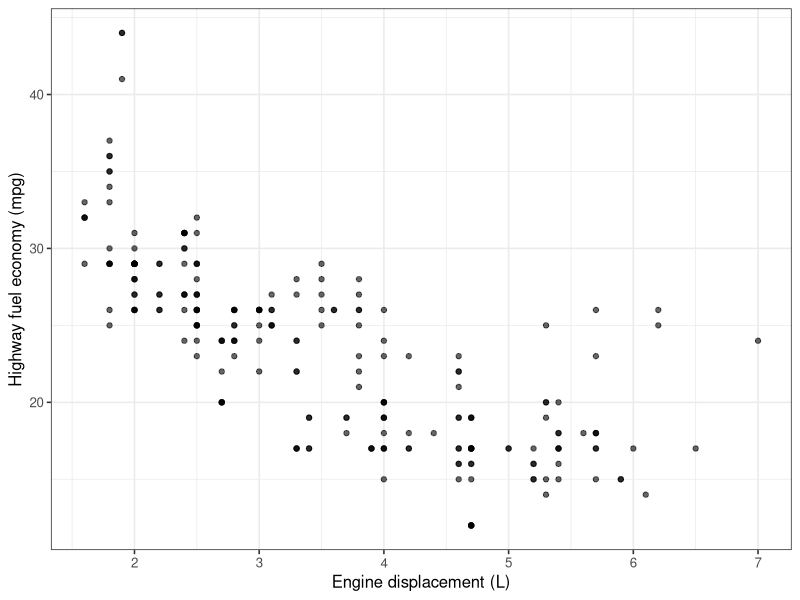
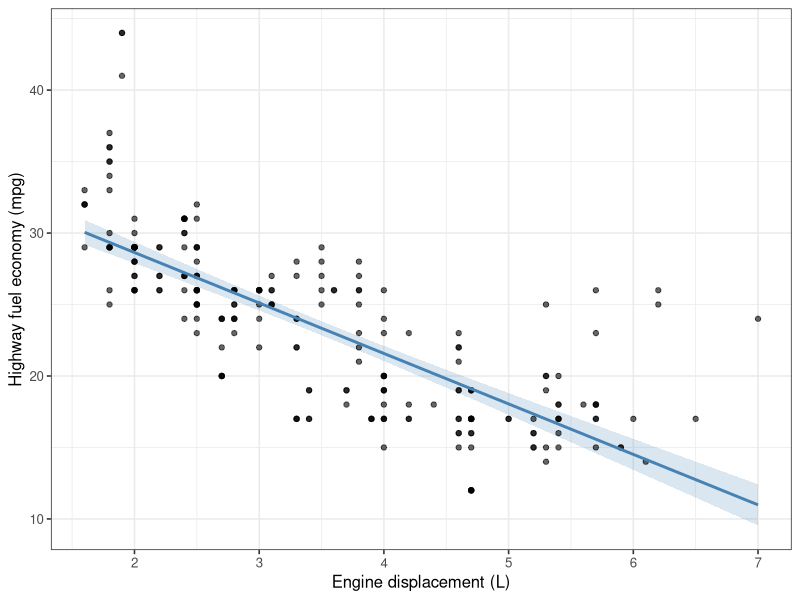
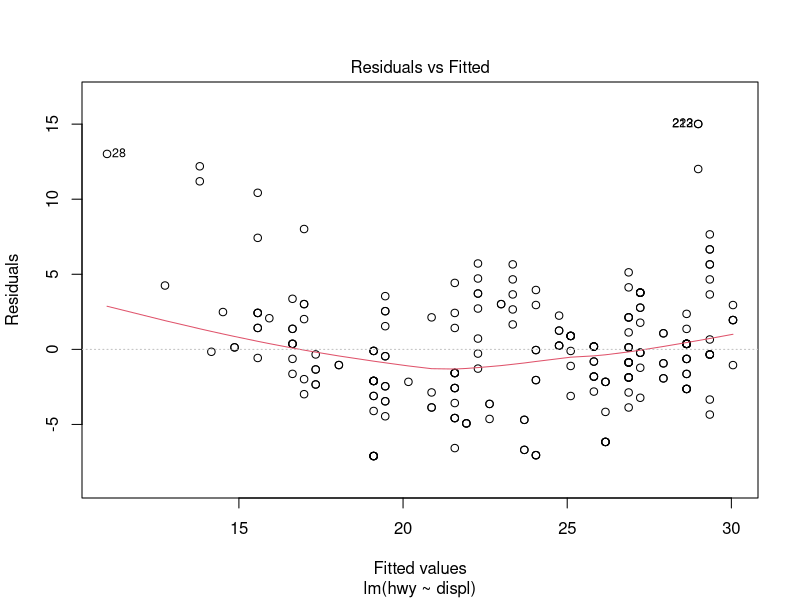
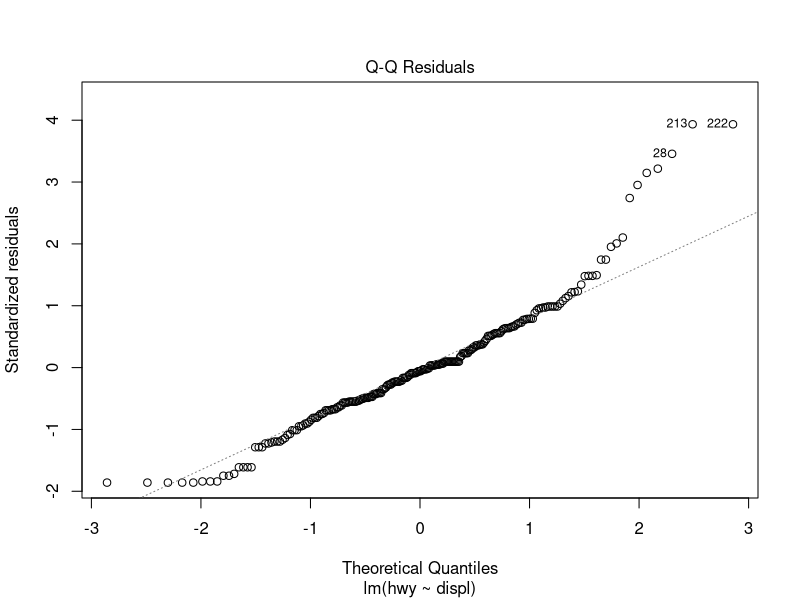
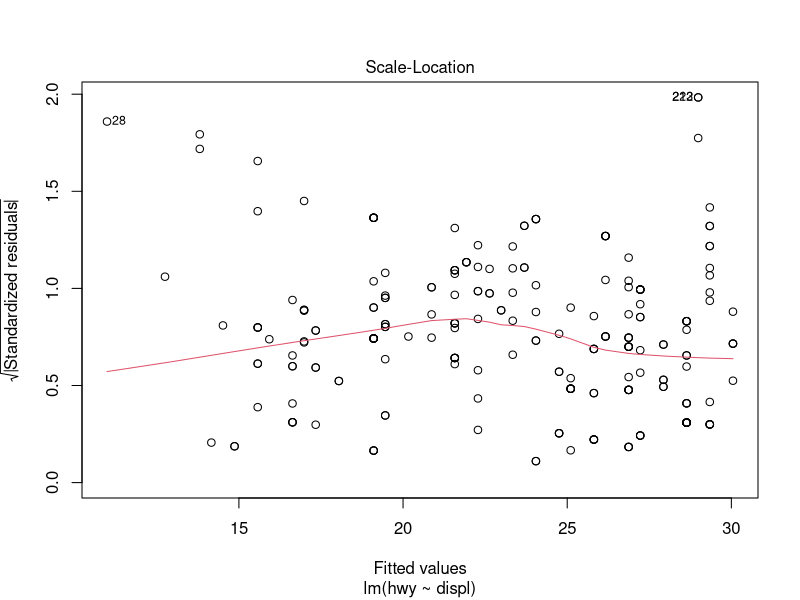
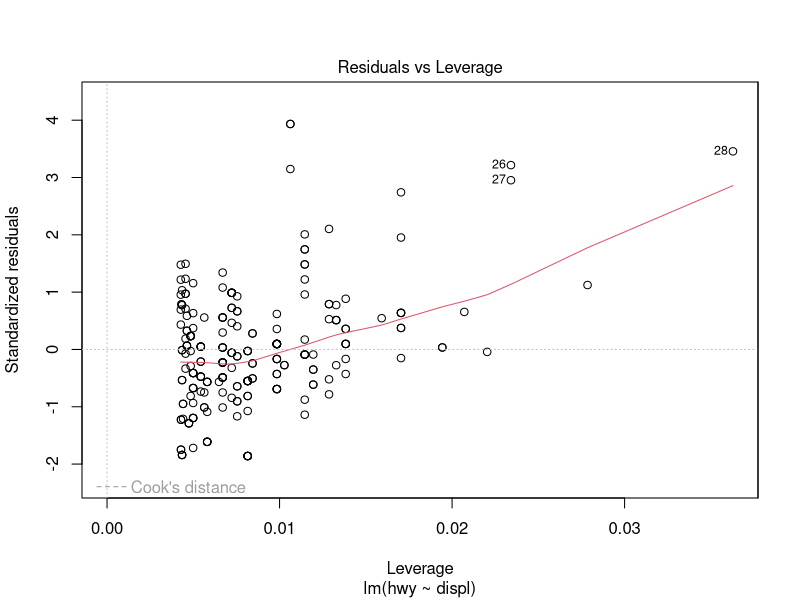
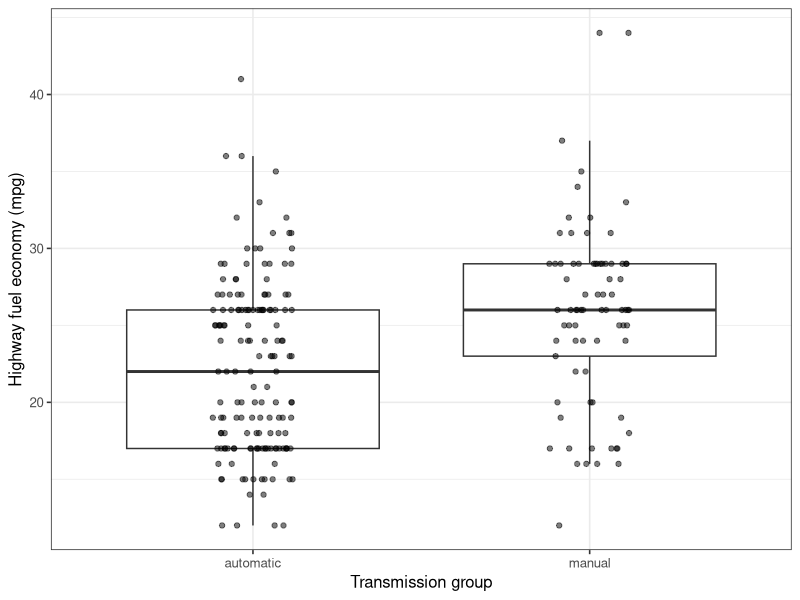
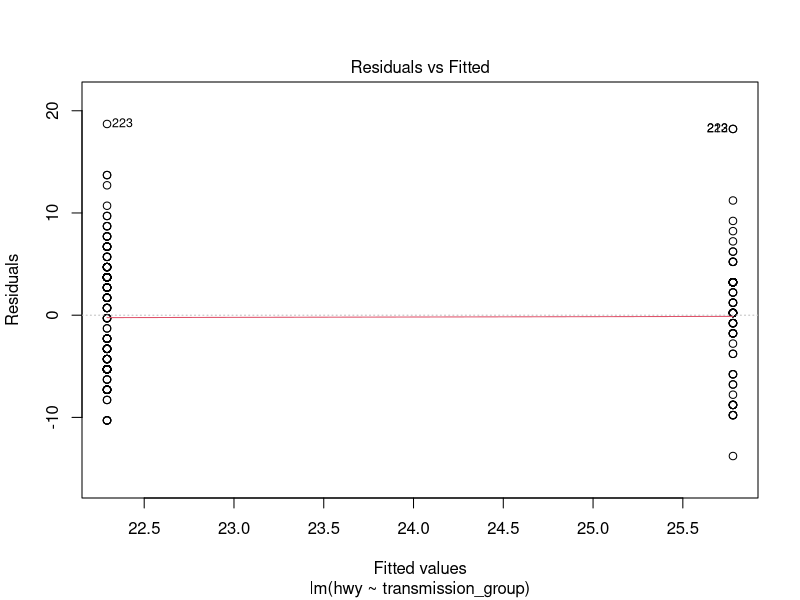

Reproduce these figures in R, in order.
# ============================================================================
# Skill Building in R: Independent linear regression exercises
# Estimated time: 60 minutes
# Dataset: ggplot2::mpg
# ============================================================================
#
# Write code below each prompt and write your interpretations as comments 
# beginning with #. 
#
# Goal: apply the complete single-predictor regression workflow to a new dataset.
# We will fit TWO SEPARATE models of highway fuel economy:
#   1. A numeric predictor: engine displacement.
#   2. A categorical predictor: transmission group.
#
# All code required for these tasks appeared in the tutorial. Adapt it to the
# variable names below. 

library(tidyverse)
library(broom)

theme_set(theme_bw(base_size = 12))

# DATA 
# mpg contains 234 vehicle configurations for 38 car models, using EPA fuel
# economy data for model years 1999 and 2008. A row is a vehicle configuration,
# not a unique individual car or an independently sampled manufacturer.
#
# Variables used here:
#   hwy       = highway fuel economy, in miles per gallon (mpg).
#               Higher values mean a vehicle travels farther per gallon.
#   displ     = engine displacement (engine size), in liters (L).
#   trans     = detailed transmission description.
#   model     = car model name.
#   manufacturer = manufacturer name.
#
# Documentation: https://ggplot2.tidyverse.org/reference/mpg.html
# To open the help page in R: ?ggplot2::mpg

cars_dat <- ggplot2::mpg

# ----------------------------------------------------------------------------
# 1. Inspect and prepare the data 
# ----------------------------------------------------------------------------
# Research question:
# How does mean highway fuel economy vary with engine displacement?
#
# a. Use glimpse() to inspect mpg.
# b. Identify the response and predictor indicated by the question in a comment. Give their units.
# c. Use summarize() to count the total rows and missing values in hwy and displ.
# d. Create cars_dat by removing rows missing hwy or displ. Retain all columns.
#    State how many rows remain. Explain why missing values in an unused
#    variable would not require removal of a row for this model.

# Your code and answers:

# ANSWER
# a.
glimpse(mpg)

# b. Each row is a vehicle configuration. Response: hwy, highway fuel economy
# in miles per gallon. Predictor: displ, engine displacement in liters.

# c.
mpg |>
  summarize(
    n_rows = n(),
    missing_hwy = sum(is.na(hwy)),
    missing_displ = sum(is.na(displ))
  )
# 234 rows; zero missing values in either model variable.

# d.
cars_dat <- mpg |>
  drop_na(hwy, displ)

nrow(cars_dat)
# 234 rows remain. This model uses only hwy and displ, so missing values in an
# unused column do not prevent fitting this model to that row.


# ----------------------------------------------------------------------------
# 2. Explore the numeric association 
# ----------------------------------------------------------------------------
# a. Make a scatterplot of highway fuel economy versus engine displacement.
# 	 Put the predictor on the x-axis, label both axes with units, 
# 	 and use alpha to reduce overlap.
# b. Describe the direction, approximate shape, and scatter in 1-2 sentences.
#    Does a straight-line model look like a reasonable starting point?
# c. Calculate the correlation between engine displacement and highway fuel economy.

# Your code and answers:

# ANSWER
# a.
ggplot(
  data = cars_dat,
  mapping = aes(x = displ, y = hwy)
) +
  geom_point(alpha = 0.6) +
  labs(x = "Engine displacement (L)", y = "Highway fuel economy (mpg)")

# b. Larger engines tend to have lower highway fuel economy. There is a strong
# negative association with scatter and some curvature/grouping; a straight
# line is a useful starting description but diagnostics may reveal limitations.

# c.
cars_dat |>
  summarize(correlation = cor(displ, hwy))
# Approximately -0.7660: a strong negative linear association.




# ----------------------------------------------------------------------------
# 3. Fit and interpret a linear model with a single numeric predictor 
# ----------------------------------------------------------------------------
# a. Fit an lm() model using highway fuel economy as the response and 
#		 engine displacement as the predictor.
#    Name it hwy_model. 
# b. View summary(hwy_model) and tidy(hwy_model).
# c. Interpret the slope in a sentence with units. 
# d. Interpret the intercept. Is an engine displacement of 0 L in the observed
#    range? 
# e. Use glance() and select() to display nobs, r.squared, and sigma.
#    Interpret R-squared and sigma in words, including sigma's units.
# f. Use the coefficient table to assess the evidence against a zero slope.
#    Does a small p-value show the model fits well?

# Your code and answers:

# ANSWER
# a-b.
hwy_model <- lm(hwy ~ displ, data = cars_dat)
summary(hwy_model)
tidy(hwy_model)

# c. A 1 L increase in engine displacement is associated with about 3.53 mpg
# LOWER predicted mean highway fuel economy in these configurations.

# d. The intercept, about 35.70 mpg, is the predicted mean at displ = 0 L.
# Zero is outside the observed 1.6-7.0 L range and does not describe one of
# the engine configurations sampled here. 
range(cars_dat$displ)

# e.
glance(hwy_model) |>
  select(nobs, r.squared, sigma)
# nobs = 234, R-squared approximately 0.5868, sigma approximately 3.836 mpg.
# The fitted model accounts for about 58.7% of observed hwy variation relative
# to predicting its overall mean. The estimated error SD is about 3.84 mpg.
# This is not 58.7% prediction accuracy, and sigma is not the slope SE.

# f. The slope's p-value is approximately 2.04e-46: strong evidence against
# a zero population slope under the model assumptions. This does not establish
# causation or verify model form, independence, constant variance, or normality.




# ----------------------------------------------------------------------------
# 4. Fitted values, residuals, predictions, and plot 
# ----------------------------------------------------------------------------
# a. Use augment(hwy_model, data = cars_dat) to create a data frame containing
#    fitted values and residuals. Save it as fitted_hwy.
#    Display displ, hwy, .fitted, and .resid for the first six observations.
#
# b. For the FIRST observation, calculate observed minus fitted fuel economy.
#    Check that your answer matches .resid. Did the model overpredict or
#    underpredict highway fuel economy for this configuration?
#    A positive residual means the model underpredicted;
#    a negative residual means the model overpredicted.
#    Code hints: Start with fitted_hwy |> slice_head(n = 1).
#    Use transmute() to display hwy, .fitted, .resid, and a new column
#    calculated as hwy - .fitted.
#
# c. Create a tibble called new_engines with 100 evenly spaced displ values
#    spanning the observed range in cars_dat. Use seq().
#
# d. Use augment() with newdata = new_engines, interval = "confidence", and
#    conf.level = 0.95 to create hwy_predictions.
#
# e. Plot the original observations, a prediction line, and a shaded 95%
#    confidence band. Use .fitted, .lower, and .upper from hwy_predictions.
#
# f. Check the observed displ range. Would a prediction at 10 L be outside
#    the range of observed values (extrapolation)?
#
# Your code and answers:

# ANSWER
# a. augment() returns the data AND additional model columns.
fitted_hwy <- augment(hwy_model, data = cars_dat)

fitted_hwy |>
  select(displ, hwy, .fitted, .resid) |>
  slice_head(n = 6)

# b.
fitted_hwy |>
  slice_head(n = 1) |>
  transmute(
    observed_mpg = hwy,
    fitted_mpg = .fitted,
    residual_mpg = .resid,
    observed_minus_fitted_mpg = hwy - .fitted
  )
# First observation: observed 29 mpg, fitted about 29.343 mpg,
# residual about -0.343 mpg. The model OVERPREDICTS this configuration's hwy.

# c.
new_engines <- tibble(
  displ = seq(
    min(cars_dat$displ),
    max(cars_dat$displ),
    length.out = 100
  )
)

# d.
hwy_predictions <- augment(
  hwy_model,
  newdata = new_engines,
  interval = "confidence",
  conf.level = 0.95
)

# e.
ggplot(
  data = cars_dat,
  mapping = aes(x = displ, y = hwy)
) +
  geom_ribbon(
    data = hwy_predictions,
    mapping = aes(x = displ, ymin = .lower, ymax = .upper),
    inherit.aes = FALSE,
    fill = "steelblue", alpha = 0.2
  ) +
  geom_point(alpha = 0.6) +
  geom_line(
    data = hwy_predictions,
    mapping = aes(y = .fitted),
    color = "steelblue", linewidth = 1
  ) +
  labs(x = "Engine displacement (L)", y = "Highway fuel economy (mpg)")

# The band is a pointwise 95% confidence interval for the MEAN response.
# It is not an interval for an individual vehicle configuration. Interpretation
# of its uncertainty depends on the regression assumptions.

# f.
range(cars_dat$displ)
# 10 L is outside 1.6-7.0 L, so a prediction there is extrapolation. Calculation
# is possible, but the data do not establish that the line continues at 10 L.




# # ----------------------------------------------------------------------------
# 5. Diagnostics
# ----------------------------------------------------------------------------
# Run plot(hwy_model) to inspect the four default diagnostic plots.
# In the Console, you may need to press Enter to advance through the plots.
#
# a. RESIDUALS VERSUS FITTED — Linearity
#    Are residuals scattered around zero without a clear curved pattern?
#    Use the red smooth line to help identify patterns.
#    What would systematic curvature suggest about whether a straight line
#    adequately describes the mean relationship?
#
# b. NORMAL Q-Q — Normality of errors
#    Do the points roughly follow the reference line?
#    Describe any departures, particularly in the tails.
#    Are normally distributed errors a reasonable assumption here?
#    Remember: the response variable itself does not need to be normal.
#
# c. SCALE-LOCATION — Equal variance of errors
#    Is the spread roughly similar across fitted values, with a roughly
#    horizontal red smooth line?
#    Does the plot show an increasing or decreasing spread?
#    What would this suggest about the equal-variance assumption?
#
# d. RESIDUALS VERSUS LEVERAGE — Potentially influential observations
#    Look for observations with both high leverage and large standardized
#    residuals. Are any points near or beyond the Cook's distance contours,
#    if shown?
#    These points may strongly affect the fitted model. This is an influence
#    check, rather than a separate assumption of linear regression.
#    Why should you investigate flagged observations rather than
#    automatically delete them?
#
# Your code and answers:

# ANSWER
plot(hwy_model)

# a. Residuals versus fitted: the smooth line shows systematic curvature.
# A single straight line misses part of the mean relationship; differences
# among vehicle types may also contribute to the pattern.

# b. Normal Q-Q: points are closer to the reference line in the center but
# depart in the tails, particularly the upper tail. The normal-error
# assumption is questionable for this fitted model. This does not require
# hwy itself to have a normal distribution.

# c. Scale-Location: the smoother is not flat and residual magnitudes vary
# across fitted values, raising concern about constant error variance.
# Curvature in the mean relationship can also create this pattern, so consider
# this plot together with residuals versus fitted rather than in isolation.

# d. Residuals versus leverage: some large-engine configurations, including
# Chevrolet Corvettes, combine relatively high leverage with sizable residuals.
# They are worth investigating even if none crosses the displayed Cook's
# distance contours. A point need not cross a contour to affect the fit.
# Check data quality and context; a valid unusual observation should not be
# removed simply because it is influential. A sensitivity analysis can help
# assess how much the conclusions depend on it.



# ----------------------------------------------------------------------------
# 6. Communicate your conclusion 
# ----------------------------------------------------------------------------
# Write 2-3 sentences about the hwy_model:
#   - State the estimated association with direction, magnitude, and units.
#   - Mention one diagnostic concern and what it means for interpretation.

# Your conclusion:

# Across these sampled vehicle configurations, a 1 L increase in engine
# displacement is associated with about 3.53 mpg lower predicted mean highway
# fuel economy. Curvature in the residual plot suggests that the straight-line
# model misses structure, so its slope is a simplified summary of the pattern
# and its conventional uncertainty should be interpreted cautiously.



# ----------------------------------------------------------------------------
# 7. A categorical predictor: transmission group 
# ----------------------------------------------------------------------------
# How does mean highway fuel economy differ between automatic
# and manual transmission configurations in this dataset?
#
# Run this supplied preparation code. It creates a two-level factor from the
# detailed transmission descriptions. Automatic is explicitly the reference.
# It uses the SAME source dataset as the numeric model.

cars_trans <- cars_dat |>
  filter(!is.na(trans)) |>
  mutate(
    transmission_group = case_when(
      str_starts(trans, "auto") ~ "automatic",
      str_starts(trans, "manual") ~ "manual",
      .default = NA_character_
    ),
    transmission_group = factor(
      transmission_group,
      levels = c("automatic", "manual")
    )
  ) |>
  drop_na(transmission_group)

# a. Summarize sample size and mean hwy for each transmission_group.
#    Make a boxplot of hwy by transmission_group, with jittered observations.
# b. Fit trans_model: hwy ~ transmission_group. Display tidy(trans_model).
# c. Interpret (Intercept) and transmission_groupmanual in words and mpg units.
#    Is transmission_groupmanual the manual-group mean or a difference?
# d. Use augment() with newdata = tibble(transmission_group =
#    c("automatic", "manual")) to obtain predictions for both groups.
# e. Run plot(trans_model). Why does residuals-versus-fitted show two vertical
#    stacks? What can their spread tell us? Why is checking for a curved
#    relationship less useful than in the numeric-predictor model?
# f. Does this model's group difference account for engine displacement?
#    Can we conclude switching a car's transmission would change its fuel
#    economy by this amount? Explain in one sentence.

# Your code and answers:

# ANSWER
# a.
transmission_means <-cars_trans |>
  group_by(transmission_group) |>
  summarize(n_configurations = n(), mean_hwy = mean(hwy))
transmission_means
# Automatic: n = 157, mean about 22.293 mpg.
# Manual: n = 77, mean about 25.779 mpg.

ggplot(
  data = cars_trans,
  mapping = aes(x = transmission_group, y = hwy)
) +
  geom_boxplot(outlier.shape = NA) +
  geom_jitter(width = 0.12, height = 0, alpha = 0.5) +
  labs(x = "Transmission group", y = "Highway fuel economy (mpg)")

# b.
trans_model <- lm(hwy ~ transmission_group, data = cars_trans)
tidy(trans_model)

# c. Intercept: predicted mean for automatic configurations, about 22.293 mpg.
# transmission_groupmanual: manual-minus-automatic mean difference, about
# +3.486 mpg. It is NOT the manual-group mean. Add it to the intercept to obtain
# the manual-group mean, about 25.779 mpg.

# d.
trans_predictions <- augment(
  trans_model,
  newdata = tibble(transmission_group = c("automatic", "manual"))
) |>
  select(transmission_group, .fitted)
trans_predictions

trans_predictions |>
  left_join(transmission_means, by = "transmission_group") |>
  mutate(difference = .fitted - mean_hwy)
# Differences should be zero up to floating-point rounding.

# e.
plot(trans_model)
# There are two fitted values, one estimated mean per group. Thus residuals
# versus fitted has two vertical stacks. Compare spread to assess equal
# variance. There is no continuous predictor on which to check curvature.
# The Q-Q plot is still relevant; look for tail departures and consider whether
# pooling groups hides different shapes. Scale-Location compares residual
# magnitudes in the two groups. Leverage equals 1/group size in this model:
# manual configurations have greater leverage because their group is smaller.

# f. This model does NOT adjust for engine displacement or vehicle class;
# its unadjusted observational difference cannot establish the effect of
# switching a configuration from automatic to manual transmission.




# ============================================================================
# OPTIONAL CHALLENGES: outside the 60-minute core
# ============================================================================
# A. Predict mean hwy at displ = 3 L, with a 95% confidence interval. Then obtain
#    a 95% prediction interval for an individual configuration at 3 L.
#    Which interval is wider, and why?
#
# B. Add .fitted and .resid to cars_trans using augment(trans_model,
#    data = cars_trans). Plot residuals by transmission_group and make a normal
#    Q-Q plot faceted by transmission_group. What does each plot assess?
#
# C. Color the original hwy-versus-displ scatterplot by class. What structure
#    does the pooled numeric model omit? Discuss without fitting a new model.
#
# Data reference: ggplot2::mpg (EPA fuel economy data).
# https://ggplot2.tidyverse.org/reference/mpg.html


# ============================================================================
# OPTIONAL CHALLENGES: ANSWERS
# ============================================================================

# A. Confidence interval for a mean versus prediction interval for an individual.
mean_at_3 <- augment(
  hwy_model,
  newdata = tibble(displ = 3),
  interval = "confidence",
  conf.level = 0.95
)
individual_at_3 <- augment(
  hwy_model,
  newdata = tibble(displ = 3),
  interval = "prediction",
  conf.level = 0.95
)
mean_at_3
individual_at_3
# Both have the same predicted mean (about 25.106 mpg). The individual
# prediction interval is wider because it includes individual error variation
# as well as uncertainty in the estimated mean. Assumptions still matter.

# B. Residuals and separate Q-Q plots for transmission groups.
trans_results <- augment(trans_model, data = cars_trans)

ggplot(
  data = trans_results,
  mapping = aes(x = transmission_group, y = .resid)
) +
  geom_boxplot(outlier.shape = NA) +
  geom_jitter(width = 0.12, height = 0, alpha = 0.5) +
  geom_hline(yintercept = 0, linetype = "dashed") +
  labs(x = "Transmission group", y = "Residual (mpg)")

ggplot(
  data = trans_results,
  mapping = aes(sample = .std.resid)
) +
  stat_qq(alpha = 0.7) +
  stat_qq_line(color = "steelblue") +
  facet_wrap(~ transmission_group) +
  labs(x = "Theoretical normal quantile", y = "Standardized residual quantile")
# First plot: compare group spread and unusual observations. Group residual
# means are zero by construction. Q-Q facets: assess approximate normal shape
# within each group, including tail departures. Neither checks independence.

# C. Color the original scatterplot by vehicle class.
ggplot(
  data = cars_dat,
  mapping = aes(x = displ, y = hwy, color = class)
) +
  geom_point(alpha = 0.7) +
  labs(
    x = "Engine displacement (L)",
    y = "Highway fuel economy (mpg)",
    color = "Vehicle class"
  )
# Vehicle classes differ in engine-size ranges and fuel-economy patterns.
# The pooled line combines within-class and between-class differences, without
# accounting for class. This is a reason to investigate model structure, not
# a conclusion that any particular expanded model must be correct.
